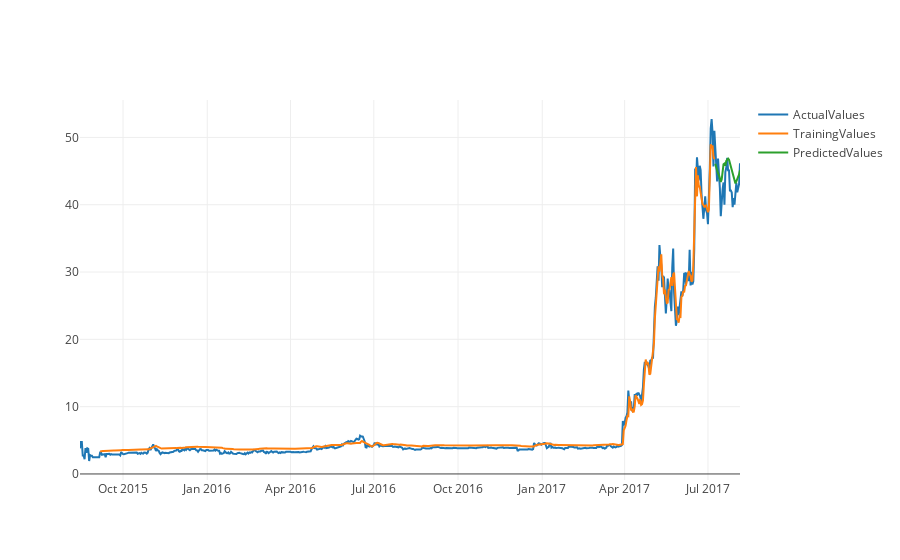
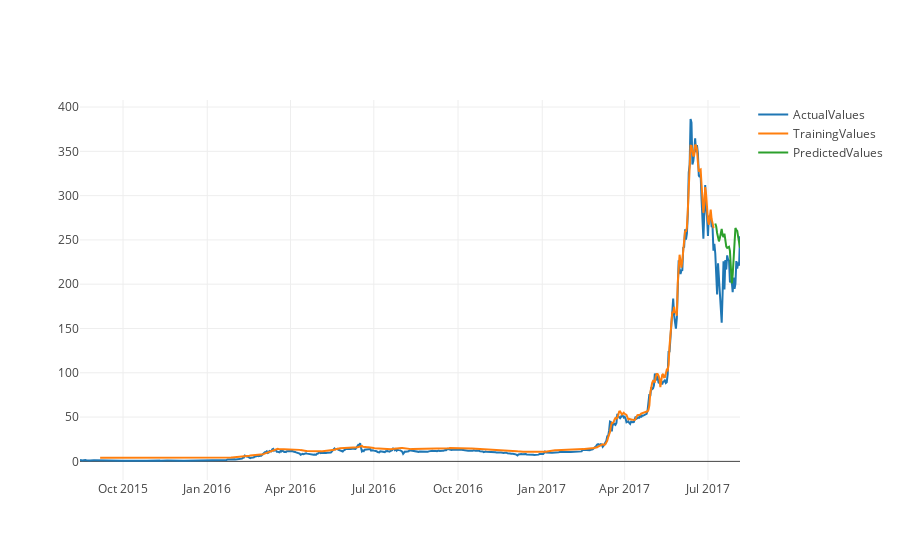
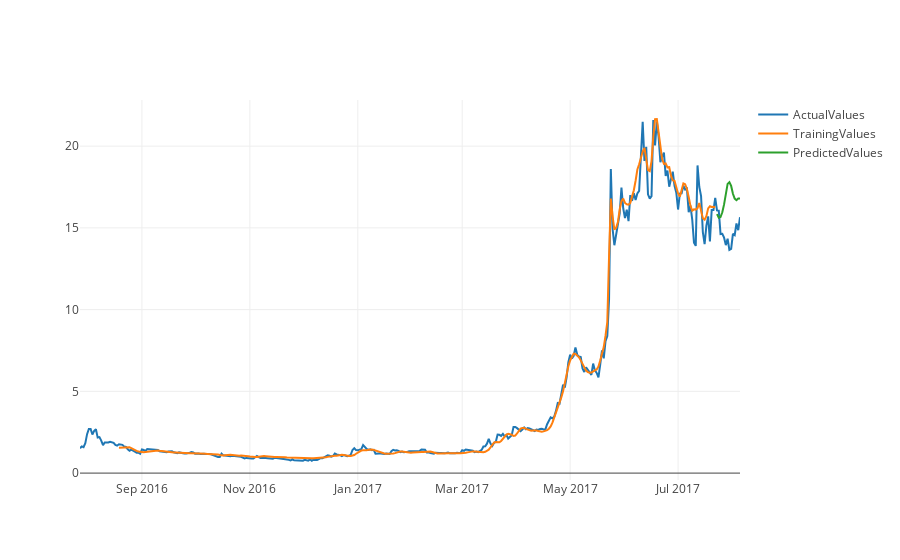
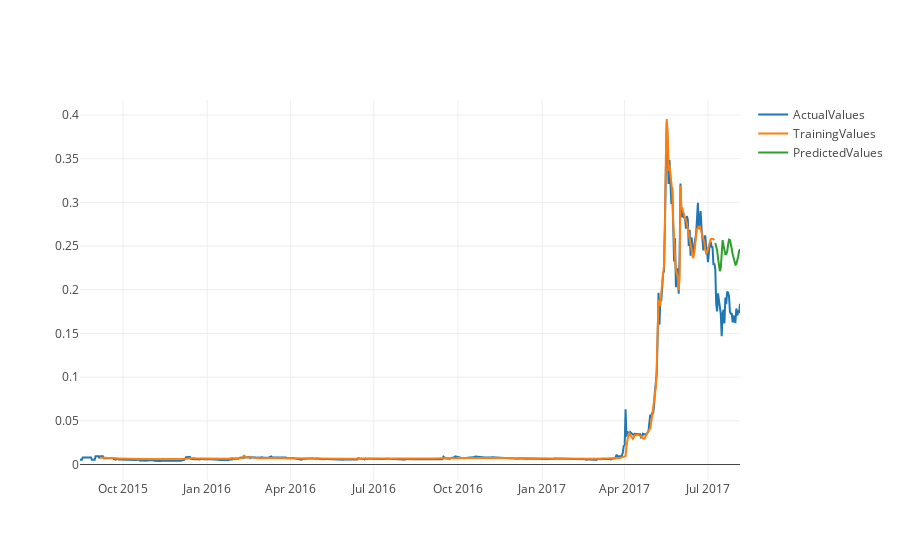

Source (notebook cell) for these figures, in order:
### Code cell
USDT_LTC = nextDayPrediction('USDT_LTC', 'poloniex')
USDT_ETH = nextDayPrediction('USDT_ETH', 'poloniex')

USDT_ETC = nextDayPrediction('USDT_ETC', 'poloniex')
USDT_XRP = nextDayPrediction('USDT_XRP', 'poloniex')

### Figure 1 — Plotly figure (JSON) as saved in the notebook; plotly's stock layout.template omitted (floating-point values rounded to 4 significant figures; data arrays with more than 128 entries replaced by an {"elided": "..."} marker saying what was removed)
{"data": [{"name": "ActualValues", "type": "scatter", "x": {"elided": "722 str values"}, "y": {"elided": "722 float values"}}, {"name": "TrainingValues", "type": "scatter", "x": {"elided": "722 str values"}, "y": {"elided": "722 float values"}}, {"name": "PredictedValues", "type": "scatter", "x": {"elided": "722 str values"}, "y": {"elided": "722 float values"}}], "layout": {}}

### Figure 2 — Plotly figure (JSON) as saved in the notebook; plotly's stock layout.template omitted (floating-point values rounded to 4 significant figures; data arrays with more than 128 entries replaced by an {"elided": "..."} marker saying what was removed)
{"data": [{"name": "ActualValues", "type": "scatter", "x": {"elided": "722 str values"}, "y": {"elided": "722 float values"}}, {"name": "TrainingValues", "type": "scatter", "x": {"elided": "722 str values"}, "y": {"elided": "722 float values"}}, {"name": "PredictedValues", "type": "scatter", "x": {"elided": "722 str values"}, "y": {"elided": "722 float values"}}], "layout": {}}

### Figure 3 — Plotly figure (JSON) as saved in the notebook; plotly's stock layout.template omitted (floating-point values rounded to 4 significant figures; data arrays with more than 128 entries replaced by an {"elided": "..."} marker saying what was removed)
{"data": [{"name": "ActualValues", "type": "scatter", "x": {"elided": "374 str values"}, "y": {"elided": "374 float values"}}, {"name": "TrainingValues", "type": "scatter", "x": {"elided": "374 str values"}, "y": {"elided": "374 float values"}}, {"name": "PredictedValues", "type": "scatter", "x": {"elided": "374 str values"}, "y": {"elided": "374 float values"}}], "layout": {}}

### Figure 4 — Plotly figure (JSON) as saved in the notebook; plotly's stock layout.template omitted (floating-point values rounded to 4 significant figures; data arrays with more than 128 entries replaced by an {"elided": "..."} marker saying what was removed)
{"data": [{"name": "ActualValues", "type": "scatter", "x": {"elided": "722 str values"}, "y": {"elided": "722 float values"}}, {"name": "TrainingValues", "type": "scatter", "x": {"elided": "722 str values"}, "y": {"elided": "722 float values"}}, {"name": "PredictedValues", "type": "scatter", "x": {"elided": "722 str values"}, "y": {"elided": "722 float values"}}], "layout": {}}
